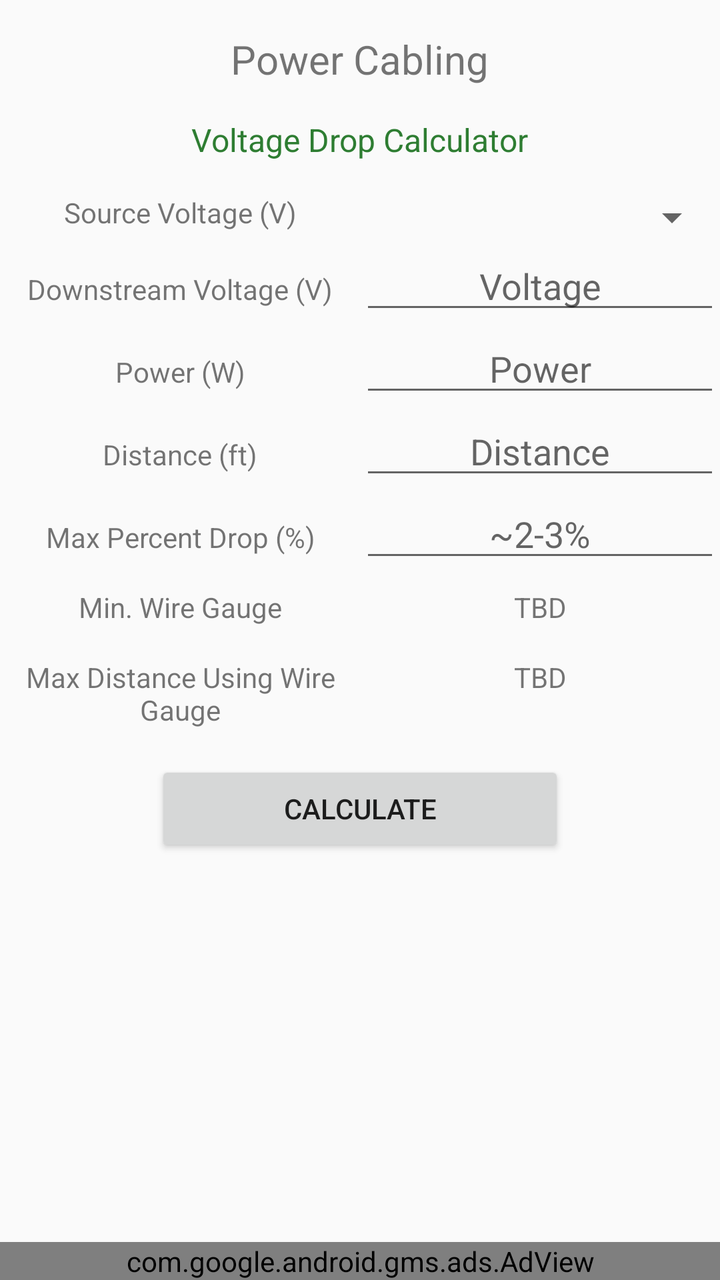
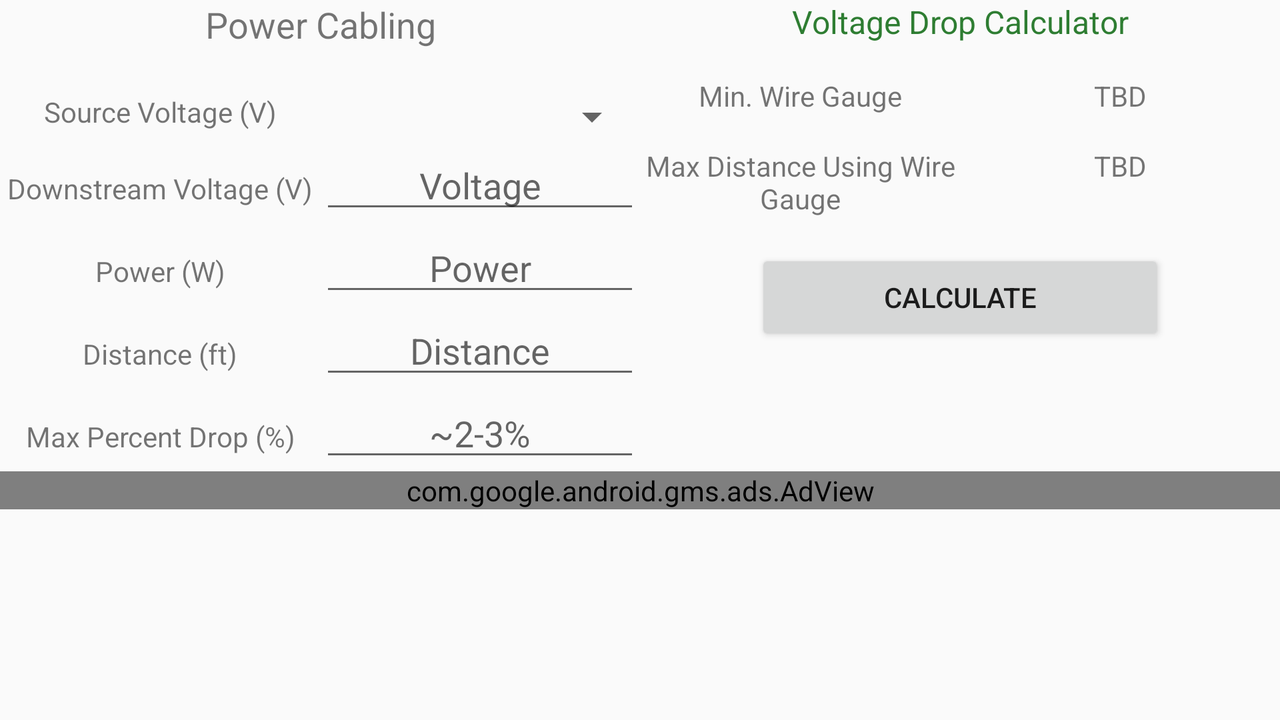

Compare how this app lays out the same screen by default and in its alternative resource folder. The renders come first, then the two layout files and the values they reference.
<!-- AndroidManifest.xml: application theme AppTheme -->
<!-- res/layout/activity_power_cable.xml -->
<?xml version="1.0" encoding="utf-8"?>
<RelativeLayout
    xmlns:android="http://schemas.android.com/apk/res/android"
    xmlns:tools="http://schemas.android.com/tools"
    android:layout_width="match_parent"
    android:layout_height="match_parent"
    tools:context=".PowerCableActivity">
    <LinearLayout
        android:layout_width="match_parent"
        android:layout_height="wrap_content"
        android:orientation="vertical">
        <TextView
            android:layout_width="wrap_content"
            android:layout_height="wrap_content"
            android:id="@+id/tv_main_title"
            style="@style/ActivityTitle"
            android:text="@string/power_cabling"
            android:layout_gravity="center_horizontal"
            android:layout_marginTop="16dp"/>
        <TextView
            android:layout_width="wrap_content"
            android:layout_height="wrap_content"
            android:id="@+id/tv_main_subtitle"
            style="@style/ActivitySubTitle"
            android:text="@string/voltage_drop_calculator"
            android:layout_gravity="center_horizontal"
            android:layout_marginTop="16dp"/>
        <include
            layout="@layout/v_cable_req"
            android:id="@+id/lo_top_left"
            android:layout_width="match_parent"
            android:layout_height="wrap_content"/>
        <include
            layout="@layout/v_cable_results"
            android:id="@+id/lo_bottom_right"
            android:layout_width="match_parent"
            android:layout_height="wrap_content"/>
    </LinearLayout>

    <com.google.android.gms.ads.AdView
        android:layout_width="match_parent"
        android:layout_height="wrap_content"
        android:layout_alignParentBottom="true"
        xmlns:ads="http://schemas.android.com/apk/res-auto"
        android:id="@+id/adViewBanner"
        ads:adSize="BANNER"
        ads:adUnitId="ca-app-pub-8686454969066832/2017040207">
    </com.google.android.gms.ads.AdView>
</RelativeLayout>
<!-- res/layout/v_cable_req.xml (included above) -->
<?xml version="1.0" encoding="utf-8"?>
<LinearLayout
    xmlns:android="http://schemas.android.com/apk/res/android"
    android:layout_width="match_parent"
    android:layout_height="match_parent"
    android:orientation="vertical">
    <LinearLayout
        android:layout_width="match_parent"
        android:layout_height="wrap_content"
        android:orientation="horizontal"
        android:layout_marginTop="16dp">
        <TextView
            style="@style/TwoColumnResults"
            android:text="@string/source_voltage_v"
            android:id="@+id/tv_source_voltage"/>
        <Spinner
            style="@style/TwoColumnResults"
            android:contentDescription="@string/spinner_source_voltage"
            android:id="@+id/sp_source_voltage"/>
    </LinearLayout>
    <LinearLayout
        android:layout_width="match_parent"
        android:layout_height="wrap_content"
        android:orientation="horizontal">
        <TextView
            style="@style/TwoColumnResults"
            android:text="@string/parent_voltage_v"
            android:id="@+id/tv_voltage"/>
        <EditText
            style="@style/TwoColumnResults"
            android:id="@+id/et_voltage"
            android:inputType="number"
            android:hint="@string/voltage"/>
    </LinearLayout>
    <LinearLayout
        android:layout_width="match_parent"
        android:layout_height="wrap_content"
        android:orientation="horizontal">
        <TextView
            style="@style/TwoColumnResults"
            android:text="@string/wattage_w"
            android:id="@+id/tv_wattage"/>
        <EditText
            style="@style/TwoColumnResults"
            android:id="@+id/et_wattage"
            android:inputType="number"
            android:hint="@string/power"
            />
    </LinearLayout>
    <LinearLayout
        android:layout_width="match_parent"
        android:layout_height="wrap_content"
        android:orientation="horizontal">
        <TextView
            style="@style/TwoColumnResults"
            android:text="@string/distance_ft"
            android:id="@+id/tv_distance"
            />
        <EditText
            style="@style/TwoColumnResults"
            android:id="@+id/et_distance"
            android:inputType="number"
            android:hint="@string/distance"
            />
    </LinearLayout>
    <LinearLayout
        android:layout_width="match_parent"
        android:layout_height="wrap_content"
        android:orientation="horizontal">
        <TextView
            style="@style/TwoColumnResults"
            android:text="@string/max_percent_drop"
            android:id="@+id/tv_percent_drop"/>
        <EditText
            style="@style/TwoColumnResults"
            android:contentDescription="@string/enter_max_percent_drop"
            android:id="@+id/et_percent_drop"
            android:inputType="numberDecimal"
            android:hint="@string/hint_percent_drop"
            />
    </LinearLayout>
</LinearLayout>
<!-- res/layout/v_cable_results.xml (included above) -->
<?xml version="1.0" encoding="utf-8"?>
<LinearLayout
    xmlns:android="http://schemas.android.com/apk/res/android"
    android:layout_width="match_parent"
    android:layout_height="match_parent"
    android:orientation="vertical">

    <LinearLayout
        android:layout_width="match_parent"
        android:layout_height="wrap_content"
        android:orientation="horizontal"
        android:layout_marginTop="8dp">
        <TextView
            style="@style/TwoColumnResults"
            android:text="@string/min_wire_gauge"
            android:id="@+id/tv_wire_gauge_title"/>
        <TextView
            style="@style/TwoColumnResults"
            android:text="@string/tbd"
            android:id="@+id/tv_wire_gauge_result"/>
    </LinearLayout>
    <LinearLayout
        android:layout_width="match_parent"
        android:layout_height="wrap_content"
        android:orientation="horizontal"
        android:layout_marginTop="16dp">
        <TextView
            style="@style/TwoColumnResults"
            android:text="@string/max_distance_using_wire_gauge"
            android:id="@+id/tv_wire_distance_title"/>
        <TextView
            style="@style/TwoColumnResults"
            android:text="@string/tbd"
            android:id="@+id/tv_wire_distance_result"/>
    </LinearLayout>
    <Button
        android:layout_width="wrap_content"
        android:layout_height="wrap_content"
        android:paddingLeft="64dp"
        android:paddingRight="64dp"
        android:layout_marginTop="16dp"
        android:text="@string/calculate"
        android:contentDescription="@string/calculate"
        android:layout_gravity="center_horizontal"
        android:id="@+id/btn_calculate"/>
</LinearLayout>
<!-- resources referenced by this layout -->
<resources>
  <string name="calculate">Calculate</string>
  <string name="distance">Distance</string>
  <string name="distance_ft">Distance (ft)</string>
  <string name="enter_max_percent_drop">Enter max percent drop</string>
  <string name="hint_percent_drop">~2-3%</string>
  <string name="max_distance_using_wire_gauge">Max Distance Using Wire Gauge</string>
  <string name="max_percent_drop">Max Percent Drop (%)</string>
  <string name="min_wire_gauge">Min. Wire Gauge</string>
  <string name="parent_voltage_v">Downstream Voltage (V)</string>
  <string name="power">Power</string>
  <string name="power_cabling">Power Cabling</string>
  <string name="source_voltage_v">Source Voltage (V)</string>
  <string name="spinner_source_voltage">Spinner Source Voltage</string>
  <string name="tbd">TBD</string>
  <string name="voltage">Voltage</string>
  <string name="voltage_drop_calculator">Voltage Drop Calculator</string>
  <string name="wattage_w">Power (W)</string>
  <style name="ActivitySubTitle">
          <item name="android:textSize">16sp</item>
          <item name="android:gravity">center_horizontal</item>
          <item name="android:textColor">@color/us_ac_accent_dark</item>
      </style>
  <style name="ActivityTitle">
          <item name="android:textSize">20sp</item>
          <item name="android:gravity">center_horizontal</item>
          <item name="android:layout_marginTop">16dp</item>
      </style>
  <style name="TwoColumnResults">
          <item name="android:layout_weight">1</item>
          <item name="android:layout_width">0dp</item>
          <item name="android:layout_height">wrap_content</item>
          <item name="android:gravity">center_horizontal</item>
      </style>
  <style name="AppTheme" parent="Theme.AppCompat.Light.DarkActionBar">
          
          <item name="colorPrimary">@color/us_ac_accent</item>
          <item name="colorPrimaryDark">@color/us_ac_accent_dark</item>
          <item name="colorAccent">@color/eu_ac_accent</item>
      </style>
  <color name="us_ac_accent_dark">#2E7D32</color>
  <color name="us_ac_accent">#4CAF50</color>
  <color name="eu_ac_accent">#795548</color>
</resources>
<!-- res/layout-land/activity_power_cable.xml (the repository's variant of the layout above) -->
<!-- drawn on the phone turned sideways -->
<?xml version="1.0" encoding="utf-8"?>
<LinearLayout
    xmlns:android="http://schemas.android.com/apk/res/android"
    android:layout_width="match_parent"
    android:layout_height="match_parent"
    xmlns:tools="http://schemas.android.com/tools"
    tools:context=".PowerCableActivity"
    android:orientation="vertical">
    <LinearLayout
        android:layout_width="match_parent"
        android:layout_height="wrap_content"
        android:orientation="horizontal">
        <TextView
            android:layout_width="0dp"
            android:layout_weight="1"
            android:layout_height="wrap_content"
            android:id="@+id/tv_main_title"
            style="@style/ActivityTitleShort"
            android:layout_gravity="center_horizontal"
            android:text="@string/power_cabling"/>
        <TextView
            android:layout_width="0dp"
            android:layout_weight="1"
            android:layout_height="wrap_content"
            android:id="@+id/tv_main_subtitle"
            style="@style/ActivitySubTitle"
            android:layout_gravity="center_horizontal"
            android:text="@string/voltage_drop_calculator"/>
    </LinearLayout>

    <LinearLayout
        android:layout_width="match_parent"
        android:layout_height="wrap_content"
        android:orientation="horizontal">
        <include
            layout="@layout/v_cable_req"
            android:id="@+id/lo_top_left"
            android:layout_width="0dp"
            android:layout_weight="1"
            android:layout_height="wrap_content"/>
        <include
            layout="@layout/v_cable_results"
            android:id="@+id/lo_bottom_right"
            android:layout_width="0dp"
            android:layout_weight="1"
            android:layout_height="wrap_content"/>
    </LinearLayout>
    <com.google.android.gms.ads.AdView
        android:layout_width="match_parent"
        android:layout_height="wrap_content"
        android:layout_gravity="bottom"
        xmlns:ads="http://schemas.android.com/apk/res-auto"
        android:id="@+id/adViewBanner"
        ads:adSize="BANNER"
        ads:adUnitId="ca-app-pub-8686454969066832/2017040207">
    </com.google.android.gms.ads.AdView>

</LinearLayout>
<!-- resources referenced by the variant -->
<!-- as the phone turned sideways resolves them -->
<resources>
  <string name="calculate">Calculate</string>
  <string name="distance">Distance</string>
  <string name="distance_ft">Distance (ft)</string>
  <string name="enter_max_percent_drop">Enter max percent drop</string>
  <string name="hint_percent_drop">~2-3%</string>
  <string name="max_distance_using_wire_gauge">Max Distance Using Wire Gauge</string>
  <string name="max_percent_drop">Max Percent Drop (%)</string>
  <string name="min_wire_gauge">Min. Wire Gauge</string>
  <string name="parent_voltage_v">Downstream Voltage (V)</string>
  <string name="power">Power</string>
  <string name="power_cabling">Power Cabling</string>
  <string name="source_voltage_v">Source Voltage (V)</string>
  <string name="spinner_source_voltage">Spinner Source Voltage</string>
  <string name="tbd">TBD</string>
  <string name="voltage">Voltage</string>
  <string name="voltage_drop_calculator">Voltage Drop Calculator</string>
  <string name="wattage_w">Power (W)</string>
  <style name="ActivitySubTitle">
          <item name="android:textSize">16sp</item>
          <item name="android:gravity">center_horizontal</item>
          <item name="android:textColor">@color/us_ac_accent_dark</item>
      </style>
  <style name="ActivityTitleShort">
          <item name="android:textSize">18sp</item>
          <item name="android:gravity">center_horizontal</item>
          <item name="android:layout_marginTop">6dp</item>
      </style>
  <style name="TwoColumnResults">
          <item name="android:layout_weight">1</item>
          <item name="android:layout_width">0dp</item>
          <item name="android:layout_height">wrap_content</item>
          <item name="android:gravity">center_horizontal</item>
      </style>
  <style name="AppTheme" parent="Theme.AppCompat.Light.DarkActionBar">
          
          <item name="colorPrimary">@color/us_ac_accent</item>
          <item name="colorPrimaryDark">@color/us_ac_accent_dark</item>
          <item name="colorAccent">@color/eu_ac_accent</item>
      </style>
  <color name="us_ac_accent_dark">#2E7D32</color>
  <color name="us_ac_accent">#4CAF50</color>
  <color name="eu_ac_accent">#795548</color>
</resources>
